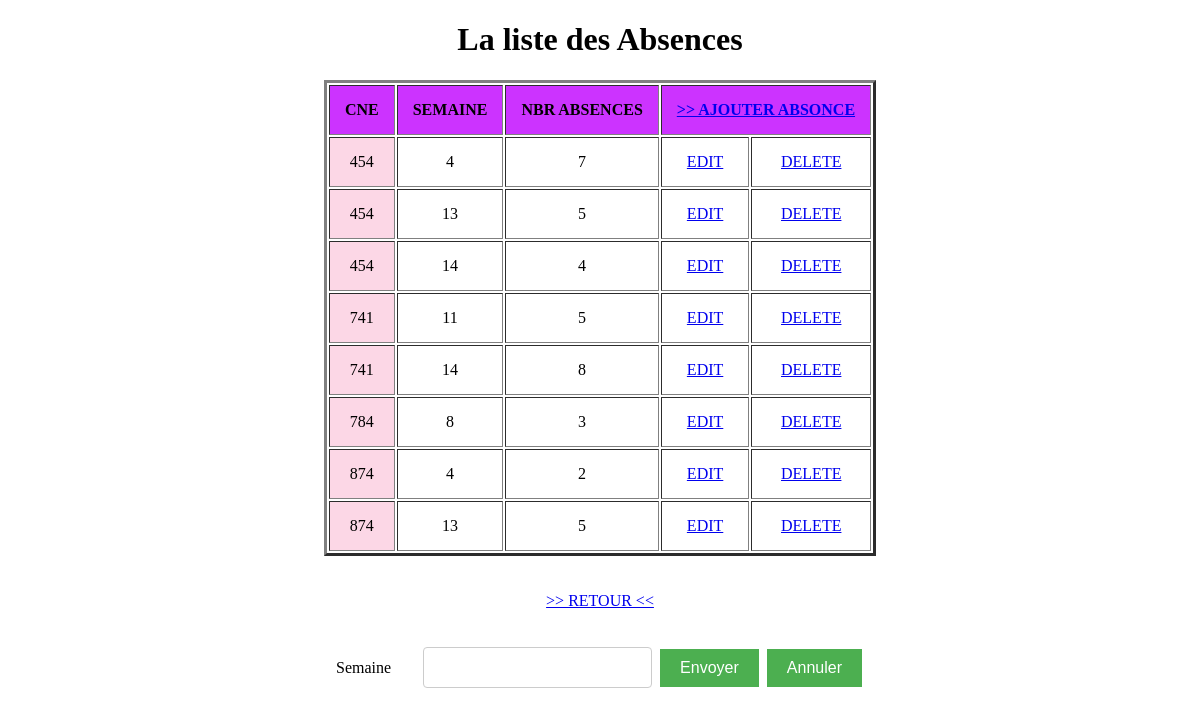
Screenshot of /IHM/Absence/index.php with the database file from the repository.
### tables this page shows
CREATE TABLE `absence` (
  `semaine` int(11) NOT NULL,
  `cne` int(11) NOT NULL,
  `nbr_abs` int(11) NOT NULL
);

### Acces_BD/Absences.php (called while the page is built, shortened)
<?php
$link=Connexion("tpabsence");
function all()
{
Global $link;
$req="select * from absence ORDER BY cne ASC";
return mysqli_query($link,$req);
}
?>

### IHM/Absence/index.php (the view, shortened to what this page needs)
<!DOCTYPE html>
<html>
<head>
</head>
<body>
<?php
include_once "../../Acces_BD/Absences.php";
$res=all();
?>
<center>
    <h1>La liste des Absences</h1>
    <table border="3";width=90%; style="text-transform: uppercase; text-align: center;";>
    <tr style="padding: 15px;  text-align: center; background:#CC33FF;">
        <th>CNE</th>
        <th>SEMAINE</th>
        <th>NBR ABSENCES</th>
        <th colspan="2"><a href="form.php">>> AJOUTER ABSONCE</a></th>
    </tr>
<?php while($V=mysqli_fetch_array($res))
      {
?>
    <tr>
        <td style="background: #FCD7E6 ;"><?=$V[1]?></td>
        <td><?=$V[0]?></td>
        <td><?=$V[2]?></td>
        <td><a href="form.php?id=<?=$V[1]?>&semaine=<?=$V[0]?>">Edit</a></td>
        <td><a href="?id=<?=$V[1]?>&semaine=<?=$V[0]?>&a=1">Delete</a></td>
    </tr>
<?php } ?>
</table>
<br><br>
<a href="../../index.php?admin=true">>> RETOUR <<</a>
<br><br>
<table>
<form action="?action=search" method="post">
<tr>
<td>Semaine</td>
            <td><input type="text" name="week" value="" ></td>
            <td><input class="button button1" type="submit" value="Envoyer">
            <input class="button button1" type="reset" value="Annuler"></td>
        </tr>
      </form>
</table>
</center></body>

### IHM/Absence/index.php (style rules this page uses)
th, td { padding: 15px; }
.button { border: none; color: white; padding: 10px 20px; text-align: center; text-decoration: none; display: inline-block; font-size: 16px; margin: 4px 2px; cursor: pointer; }
input[type=text], input[type=password] { width: 100%; padding: 12px; border: 1px solid #ccc; border-radius: 4px; resize: vertical; }
.button1 { background-color: #4CAF50; }

### rows the page displays
absence: cne "454", semaine "4", nbr_abs "7"
absence: cne "454", semaine "13", nbr_abs "5"
absence: cne "454", semaine "14", nbr_abs "4"
absence: cne "741", semaine "11", nbr_abs "5"
absence: cne "741", semaine "14", nbr_abs "8"
absence: cne "784", semaine "8", nbr_abs "3"
absence: cne "874", semaine "4", nbr_abs "2"
absence: cne "874", semaine "13", nbr_abs "5"
